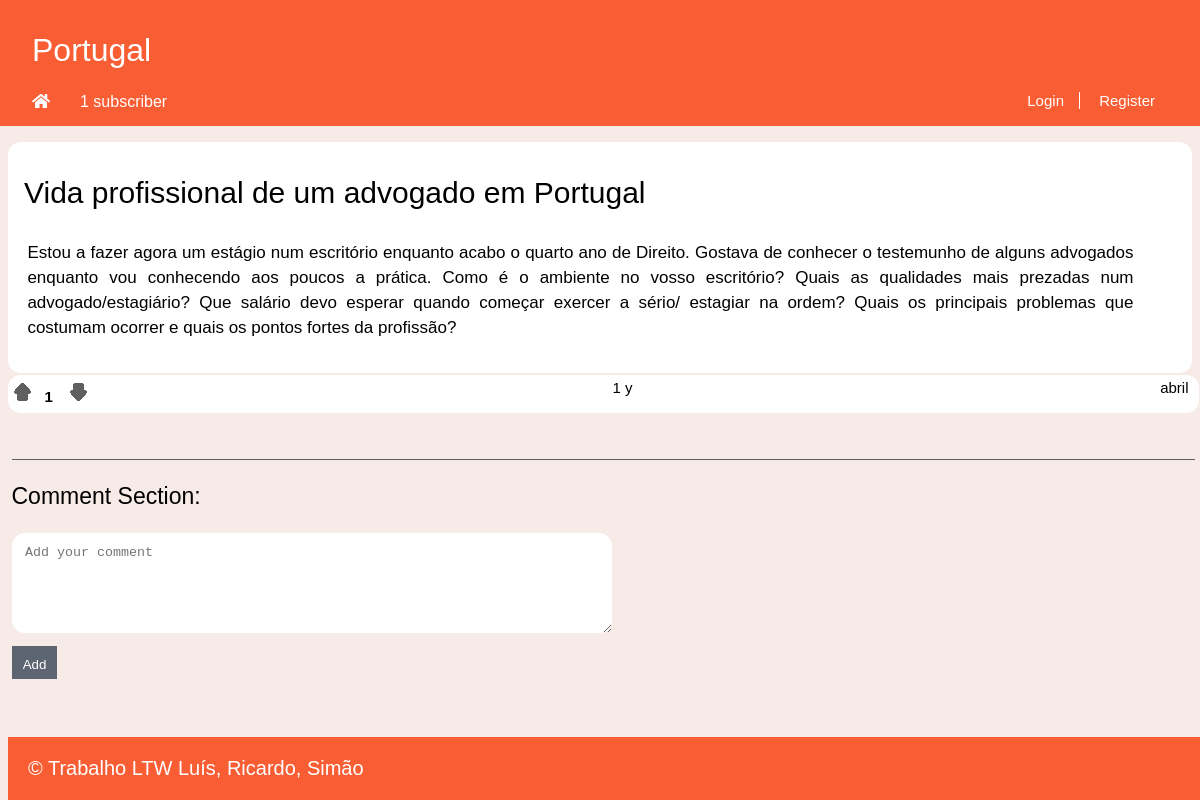
/pages/story.php?id=2, run on the app's committed database.
### tables this page shows
CREATE TABLE Story (
  id INTEGER PRIMARY KEY,
  title VARCHAR,
  published INTEGER, -- date when the story was published in epoch format
  channel VARCHAR REFERENCES channel, -- comma separated tags
  author VARCHAR REFERENCES utilizer, -- who wrote the article
  points INTEGER DEFAULT 0,
  fulltext VARCHAR
);

### database/db_story.php (called while the page is built, shortened)
<?php
	function getStoryMainInfoById($storyId) {
		$db = Database::instance()->db();
		$correspondingStory = $db->prepare('SELECT * FROM Story WHERE id = ?');
		$correspondingStory->execute(array($storyId));
		return $correspondingStory->fetchAll();
	}
?>

### database/db_channel.php (called while the page is built, shortened)
<?php
	function getNumberOfSubscribers($channel)
	{
		$db = Database::instance()->db();
		$subscribers = $db->prepare('SELECT count(*) as subscribers FROM UserSubscriptions WHERE channel = ?');
		$subscribers->execute(array($channel));
		$subscribers = $subscribers->fetchAll();
		return $subscribers;
	}
?>

### templates/tpl_common.php (the view, shortened to what this page needs)
<?php
	include_once('tpl_story.php');
	include_once('../database/db_story.php');
	include_once('../database/db_channel.php');
?>
<?php function draw_header($username, $channel, $title) { ?>
	<!DOCTYPE html>
	<html>
		<head>
			<link rel="stylesheet" href="../css/common.css">
			<link rel="stylesheet" href="https://use.fontawesome.com/releases/v5.6.1/css/all.css">
		</head>
		<body>
			<header>
				<?php if($channel === "Homepage") { ?>
					<a id="title" href="../pages/homepage.php"><?=$channel?></a>
				<?php } else { ?>
					<a id="title" href="../pages/channel.php?name=<?=$channel?>"><?=$channel?></a>
					<?php $subscribers = getNumberOfSubscribers($channel) ?>
					<?php if($subscribers[0]["subscribers"] === '1') {?>
						<a id="subscribers"><?=$subscribers[0]["subscribers"]?> subscriber </a>
					<?php } else { ?>
						<a id="subscribers"><?=$subscribers[0]["subscribers"]?> subscribers </a>
					<?php } ?>
					<a id="home" href="../pages/homepage.php"><i class="fas fa-home"></i></a>
				<?php } ?>
				<?php if($username != NULL) { ?>
					<nav id="signup">
						<a id="profile" href="../pages/profile.php?name=<?=$username?>"><?= $username ?></a>
						<a href="../actions/action_logout.php">Logout
						<input type="hidden" name="csrf" value="<?=$_SESSION['csrf']?>">
						</a>
						<?php draw_subscriberList() ?>
					</nav>
				<?php } else { ?>
					<nav id="signup">
						<a href="../pages/login.php">Login</a>
						<a href="../pages/register.php">Register</a>
					</nav>
				<?php } ?>
			</header>
<?php } ?>
<?php function draw_references($text) {
	preg_match_all("/#(\\w+)/", $text, $channelMatches);
	if(!empty($channelMatches)){
		$channelName = $channelMatches[1];
		if($channelName != ''){
			$replace1 = preg_replace_callback("/#(\\w+)/",
			function($matches) {
				if(channelExists($matches[1])){
					return '<a href="../pages/channel.php?name=' . $matches[1] . '">' . $matches[1] . '</a>';
				}
				return $matches[0];
			},
			$text);
		}
	}
	return $replace1;
} ?>
<?php function time_elapsed($date) {
	$now = new DateTime;
	$ago = new DateTime($date);
	$diff = $now->diff($ago);
	$diff->w = floor($diff->d / 7);
	$diff->d -= $diff->w * 7;
	$string = array(
		'y' => 'y',
		'm' => 'm',
		'w' => 'w',
		'd' => 'd',
		'h' => 'h',
		'i' => 'min',
		's' => 's',
	);
	foreach ($string as $k => &$v) {
		if ($diff->$k) {
			$v = $diff->$k . ' ' . $v;
		} else {
			unset($string[$k]);
		}
	}
	$string = array_slice($string, 0, 1);
	return $string ? implode(', ', $string) . '' : 'just now';
} ?>
<?php function draw_info_bar_story($storyId, $author, $channel, $date, $points) { ?>
	<?php if(isset($_SESSION['username'])){
		$username = $_SESSION['username'];
	} else {
		$username = -1;
	} ?>
	<section class="infoBar">
		<div id="start">
			<input type="checkbox" class="up" data-id=<?=$storyId?> data-point="1" data-username=<?=$username?>>
			<h6 id="points"><?=$points?></h6>
			<input type="checkbox" class="down" data-id=<?=$storyId?> data-point="0" data-username=<?=$username?>>
		</div>
		<div id="middle">
			<a id="date"><?=time_elapsed('@' . $date)?></a>
		</div>
		<div id="end">
			<a id="profile" href="../pages/profile.php?name=<?=$author?>"><?=$author?></a>
		</div>
	</section>
<?php } ?>
<?php function draw_footer() { ?>
	</body>
	<footer>
		<p>&copy; Trabalho LTW Luís, Ricardo, Simão</p>
	</footer>
	</html>
<?php } ?>

### templates/tpl_story.php (shortened to what this page needs)
<?php
	include_once('../templates/tpl_common.php');
	include_once('../database/db_story.php');
?>
<?php function draw_story($story) { ?>
	<link rel="stylesheet" href="../css/story.css">
	<?php $newtext = draw_references($story[0]['fulltext']); ?>
	<section id ="storyCards">
		<section id="storyText">
			<h1><?=$story[0]['title']?></h1>
			<p><?=$newtext?></p>
		</section>
		<?php draw_info_bar_story($story[0]['id'], $story[0]['author'], false, $story[0]['published'], $story[0]['points']); ?>
	</section>
<?php } ?>
<?php function draw_comment_section($storyId) { ?>
	<link rel="stylesheet" href="../css/story.css">
	<h3 id="comments"> Comment Section: </h3>
	<?php if(!isset($_SESSION['username'])) { ?>
		<form>
			<textarea class="addComment" name="comment" placeholder="Add your comment" rows="3" cols="50"></textarea>
			<input class="submitComment" type="submit" value="Add" disabled>
		</form>
	<?php } ?>
<?php } ?>

### css/common.css (style rules this page uses)
html { position: relative; min-height: 100%; }
body { margin: 0 auto; padding-bottom: 5em; max-width: 80em; background-color: #F7EBE8; }
body > header { display: grid; grid-template-columns: 1fr auto; grid-template-rows: auto auto; background-color: #F95D34 ; color: white; font-family: Verdana, sans-serif; }
body > header #title { padding-top: 1em; padding-left: 1em; text-decoration: none; color: white; font-size: 32px; grid-column: 1; grid-row: 1; cursor: pointer; }
body > header #home { padding-top: 1.5em; padding-left: 2em; padding-bottom: 15px; grid-column: 1; grid-row: 3; color: white; }
body > header #subscribers { padding-top: 1.5em; padding-left: 2em; padding-bottom: 15px; margin-left: 3em; grid-column: 1; grid-row: 3; }
body > header #signup { padding-top: 1.5em; padding-right: 2em; padding-bottom: 15px; grid-column: 2; grid-row: 3; font-size: 15px; }
body > header > #signup > a:first-child { border-right: 1px solid white; }
body > header > #signup > a { padding: 0 1em; color: white; text-decoration: none; }
body > header #signup > a:first-child { padding-left: 0; }
.infoBar { background-color: white; border: none; border-radius: 13px; display: flex; flex-direction: row; justify-content: space-between; margin: 2px 0.5em 15px 0.5em; padding: 4px 3px 7px 0; width: 99%; font-family: Arial, sans-serif; }
.up:before { content: ""; display: inline-block; padding: 0; margin: 0; width: 20px; height: 20px; background: url(../images/UpvoteGrey.png); }
.down:before { content: ""; display: inline-block; padding: 0; margin: 0; width: 20px; height: 20px; background: url(../images/DownvoteGrey.png); }
.infoBar #points { color: black; font-size: 15px; padding-left: 0.8em; padding-right: 0.5em; display: inline; padding-bottom: 15px; }
.infoBar #date { color: black; font-size: 15px; font-weight: 100; display: inline; }
.infoBar #profile { color: black; text-decoration: none; cursor: pointer; font-size: 15px; display:inline; padding-right: 0.5em; }
footer { position: absolute; bottom: 0; max-width: 80em; width: 100%; margin-left: 0.5em; background-color: #F95D34; color: white; font-family: Verdana, sans-serif; }
footer p { font-size: 20px; padding-left: 1em; }

### css/story.css (style rules this page uses)
#storyText { background-color: white; border-radius: 13px; margin: 1em 0.5em 0em 0.5em; padding: 1em; }
#storyText > h1 { text-align: left; font-size: 30px; font-weight: 400; font-family: Verdana, sans-serif; margin-top: 0.6em; }
#storyText > p { text-align: justify; font-size: 17px; line-height: 25px; font-family: Arial, sans-serif; margin-left: 0.2em; margin-right: 2.5em; }
#comments { margin-top: 2em; padding-top: 1em; margin-left: 0.5em; margin-right: 0.2em; border-top: 1px solid #606061; font-weight: 100; font-size: 23px; font-family: Verdana, sans-serif; }
.addComment { border: none; border-radius: 13px; margin-left: 0.9em; padding-top: 10px; padding-left: 13px; padding-right: 5px; line-height: 20px; width: 600px; height: 100px; }
.submitComment { display: block; margin: 1em 0 1.3em 0.9em; padding: 0.8em 0.8em 0.5em 0.8em; border: none; background-color: #5E6572; color: white; }

### data on the page
story: channel "Portugal", title "Vida profissional de um advogado em Portugal", fulltext "Estou a fazer agora um estágio num escritório enquanto acabo o quarto ano de Direito. Gostava de conhecer o testemunho de alguns advogados enquanto vou conhecendo aos poucos a prática. Como é o ambiente no vosso escritório? Quais as qualidades mais prezadas num advogado/estagiário? Que salário devo esperar quando começar exercer a sério/ estagiar na ordem? Quais os principais problemas que costumam ocorrer e quais os pontos fortes da profissão?", points "1", published "1 y", author "abril"

### other printed values
$subscribers[0]["subscribers"] "1"
